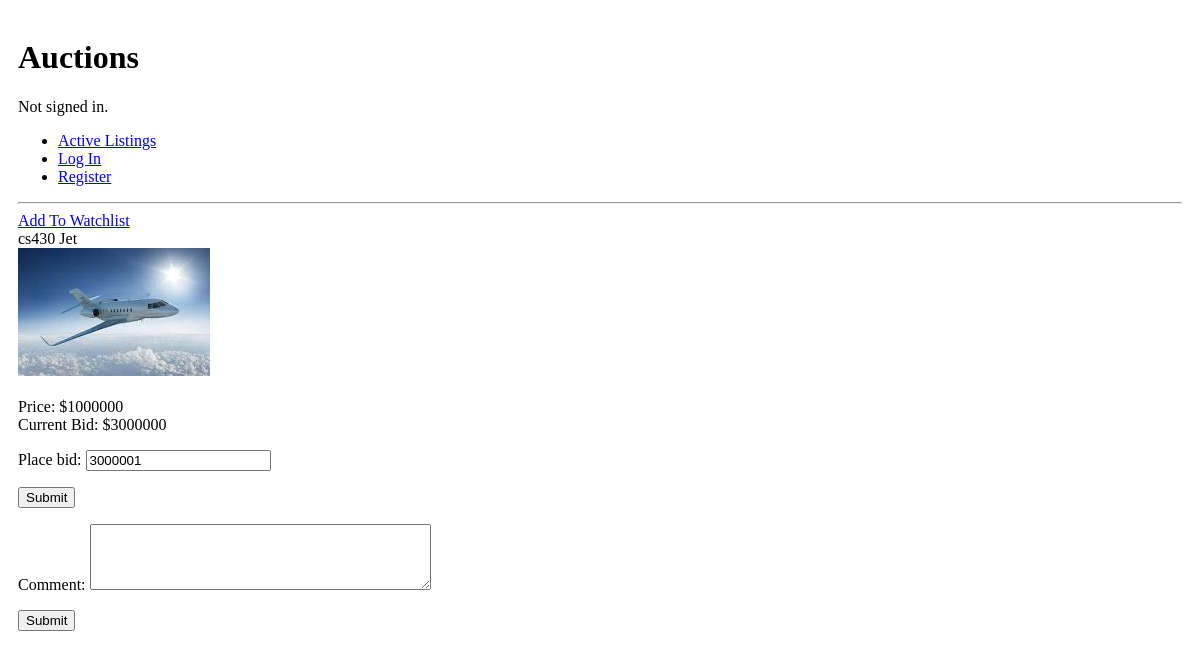
/auctions/listing/cs430 Jet, run on an earlier commit of the app's database.
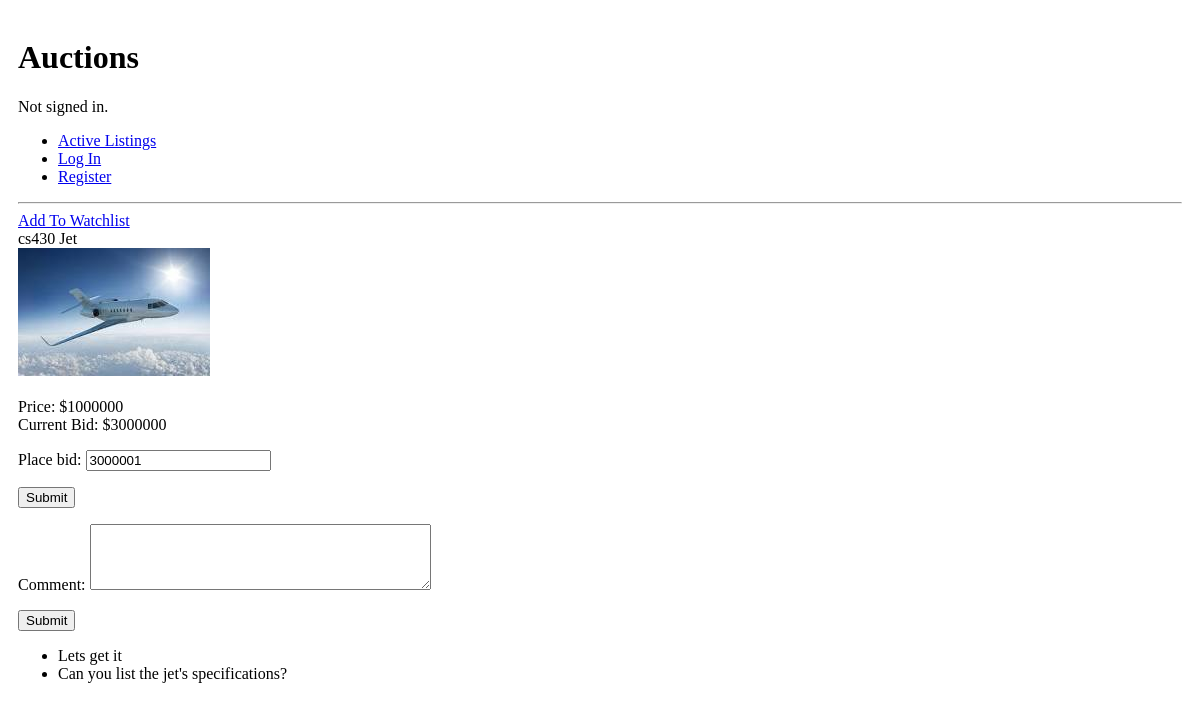
And on a later commit of the database.
### auctions/models.py (models this page shows)
class Comment(models.Model):
    user = models.ForeignKey(User, on_delete=models.CASCADE)
    auction_listing = models.ForeignKey(AuctionListings, on_delete=models.CASCADE)
    comment = models.CharField(max_length=300, blank=True)
    def __str__(self):
        return self.comment

### auctions/views.py (the view, shortened to what this page needs)
# urls.py: path("listing/<str:name>", views.listing_page, name="listing_page"),
def listing_page(request, name):
    item = AuctionListings.objects.get(item_name=name)
    item_name = item.item_name
    watchlist_content = [item.item_name.item_name for item in Watchlist.objects.all()]
    if request.method == 'POST':
        form = BidForm(request.POST)
        if form.is_valid():
            new_bid = form.cleaned_data['place_bid']
            try:
                bid = Bid.objects.get(auction_listing_id=item.id)
                if new_bid > bid.new_bid:
                    bid.new_bid = new_bid
                    bid.save()
                    return HttpResponseRedirect(reverse(listing_page, args=[name]))
                else:
                    return render(request, 'auctions/listing_page.html', {
                        'name': name,
                        'item': item,
                        'watchlist': 'Add To Watchlist',
                        'form': BidForm(request.POST),
                        'message': 'Bid must be higher than previous bid'
                    })
            except:
                if new_bid > item.price:
                    new_bid = Bid(user=request.user, auction_listing=item, new_bid=new_bid)
                    new_bid.save()
                    return HttpResponseRedirect(reverse(listing_page, args=[name]))
                else:
                    return render(request, 'auctions/listing_page.html', {
                        'name': name,
                        'item': item,
                        'watchlist': 'Add To Watchlist',
                        'form': BidForm(request.POST),
                        'message': 'Bid must be higher than price'
                    })
    else:
        if item.is_closed is False:
            if request.user.id == item.user_id:
                try:
                    new_bid = Bid.objects.get(auction_listing_id=item.id)
                    return render(request, 'auctions/listing_page.html', {
                        'name': name,
                        'item': item,
                        'close': 'Close',
                        'current_bid': new_bid.new_bid,
                        'comment_form': CommentForm(),
                        'comments': Comment.objects.filter(auction_listing_id=item.id)
                    })
                except:
                    return render(request, 'auctions/listing_page.html', {
                        'name': name,
                        'item': item,
                        'close': 'Close',
                        'comment_form': CommentForm(),
                        'comments': Comment.objects.filter(auction_listing_id=item.id)
                    })
            else:
                try:
                    new_bid = Bid.objects.get(auction_listing_id=item.id)
                    form = BidForm(initial={'place_bid': new_bid.new_bid + 1})
                    if item_name not in watchlist_content:
                        return render(request, 'auctions/listing_page.html', {
                            'name': name,
                            'item': item,
                            'watchlist': 'Add To Watchlist',
                            'current_bid': new_bid.new_bid,
                            'form': form,
                            'comment_form': CommentForm(),
                            'comments': Comment.objects.filter(auction_listing_id=item.id)
                        })
                except:
                    form = BidForm(initial={'place_bid': item.price + 1})
                    if item_name not in watchlist_content:
                        return render(request, 'auctions/listing_page.html', {
                            'name': name,
                            'item': item,
                            'watchlist': 'Add To Watchlist',
                            'form': form,
                            'comment_form': CommentForm(),
                            'comments': Comment.objects.filter(auction_listing_id=item.id)
                        })
                    else:
                        return render(request, 'auctions/listing_page.html', {
                            'name': name,
                            'item': item,
                            'remove': 'Remove From Watchlist',
                            'form': form,
                            'comment_form': CommentForm(),
                            'comments': Comment.objects.filter(auction_listing_id=item.id)
                        })

### auctions/views.py
class BidForm(forms.Form):
    place_bid = forms.IntegerField(min_value=0)

class CommentForm(forms.Form):
    comment = forms.CharField(widget=forms.Textarea(attrs={'rows': 4, 'cols': 40}))

### auctions/templates/auctions/listing_page.html (shortened to what this page needs)
{% extends 'auctions/layout.html' %}
{% block body %}
    {% if watchlist %}
        <a href="{% url 'add_to_watchlist' name %}">
            {{watchlist}} <br>
        </a>
    {% endif %}
    {{name}} <br>
    {% if item.image %}
        <img src="{{item.image.url}}" alt="{{item.item_name}}"><br>
    {% endif %}
    {{ item.description }}<br>
    Price: ${{item.price}} <br>
    {% if current_bid %}
        Current Bid: ${{current_bid}} <br>
    {% endif %}
    {% if form %}
        <form action="{% url 'listing_page' name %}" method="post">
            {{ form.as_p }}
            <input type="submit">
        </form>
    {% endif %}
    {% if comment_form %}
        <form action="{% url 'comment' name %}" method="post">
            {{comment_form.as_p}}
            <input type="submit">
        </form>
    {% endif %}
    {% if comments %}
        <ul>
            {% for comment in comments %}
                <li>
                    {{comment}}
                </li>
            {% empty %}
                None
            {% endfor %}
        </ul>
    {% endif %}
{% endblock %}

What changed in the data, as far as the page shows it:
added Comment: comment "Lets get it"
added Comment: comment "Can you list the jet's specifications?"
